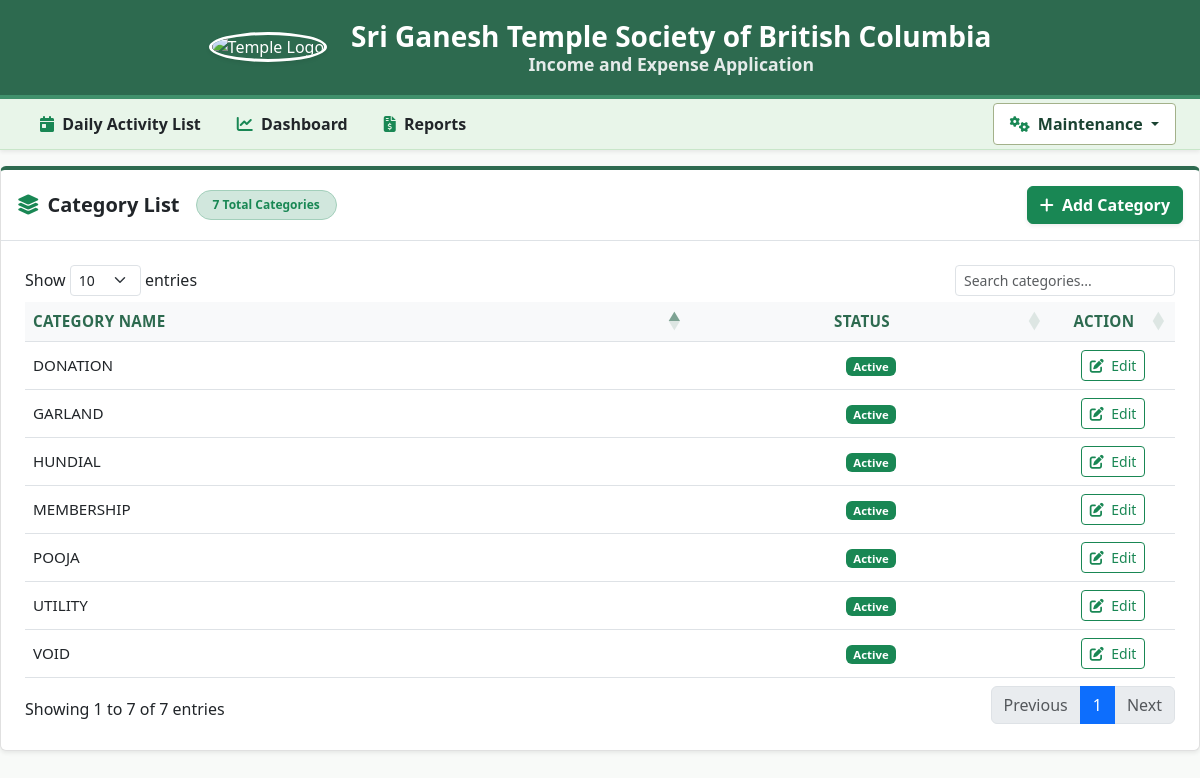
The app's page /maintenance/category, older data.
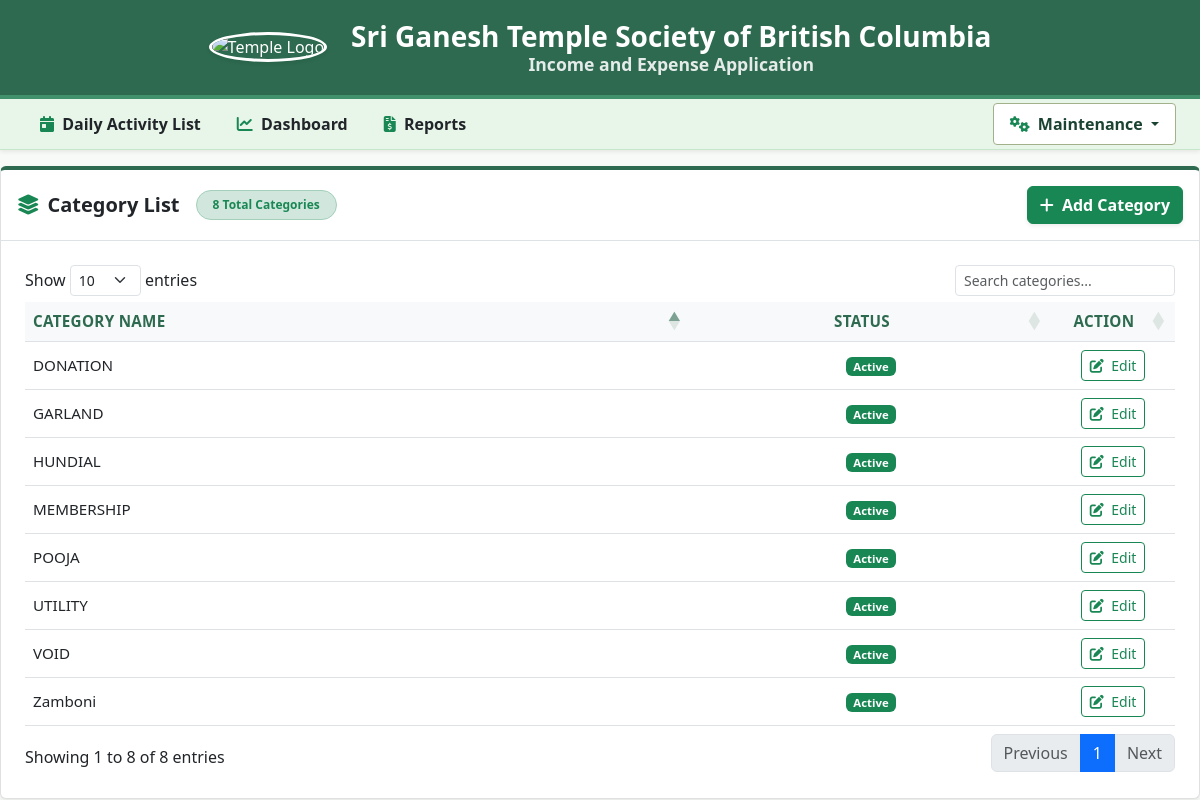
The same page, newer data.
### tables this page shows
CREATE TABLE category_lookup (
    category_lookup_id INTEGER PRIMARY KEY AUTOINCREMENT,
    category_name TEXT NOT NULL,
    is_active INTEGER DEFAULT 1
);

### app.py (the view)
@app.route('/maintenance/category')
def category_lookup_page():
    conn = get_db()
    edit_id = request.args.get('edit_id')
    editing_cat = None
    if edit_id:
        editing_cat = conn.execute("SELECT * FROM category_lookup WHERE category_lookup_id = ?", (edit_id,)).fetchone()
    categories = conn.execute("SELECT * FROM category_lookup ORDER BY category_name ASC").fetchall()
    conn.close()
    return render_template('category_lookup.html', categories=categories, editing_cat=editing_cat)

### app.py (called while the page is built)
def get_db():
    conn = sqlite3.connect(DATABASE)
    conn.row_factory = sqlite3.Row
    conn.execute("PRAGMA foreign_keys = ON;")
    return conn

### templates/category_lookup.html (shortened to what this page needs)
{% extends "base.html" %}
{% block content %}
<div class="row g-4">
    <div class="col-12">
        <div class="card card-sage shadow-sm">
            <div class="card-header bg-white py-3 border-bottom d-flex justify-content-between align-items-center">
                <div class="d-flex align-items-center gap-3">
                    <h5 class="card-title mb-0 fw-bold text-dark">
                        <i class="fa-solid fa-layer-group me-2 text-success"></i>Category List
                    </h5>
                    <span class="badge bg-success-subtle text-success border border-success-subtle px-3 py-2 rounded-pill fw-semibold">
                        {{ categories|length }} Total Categories
                    </span>
                </div>
                <button type="button" class="btn btn-success fw-bold shadow-sm" onclick="openAddForm()">
                    <i class="fa-solid fa-plus me-1"></i> Add Category
                </button>
            </div>
            <div class="card-body p-4">
                <div class="table-responsive">
                    <table id="categoryTable" class="table table-hover align-middle w-100">
                        <thead class="table-light border-bottom">
                            <tr>
                                <th scope="col" class="fw-bold">Category Name</th>
                                <th scope="col" class="fw-bold text-center">Status</th>
                                <th scope="col" class="fw-bold text-center" style="width: 90px;">Action</th>
                            </tr>
                        </thead>
                        <tbody>
                            {% for cat in categories %}
                            <tr>
                                <td class="text-dark fw-medium">{{ cat.category_name }}</td>
                                <td class="text-center">
                                    {% if cat.is_active == 1 %}
                                        <span class="badge bg-success">Active</span>
                                    {% else %}
                                        <span class="badge bg-secondary">Inactive</span>
                                    {% endif %}
                                </td>
                                <td class="text-center">
                                    <button type="button"
                                            class="btn btn-sm btn-outline-success edit-cat-btn"
                                            data-id="{{ cat.category_lookup_id }}"
                                            data-name="{{ cat.category_name }}"
                                            data-active="{{ cat.is_active }}"
                                            title="Edit Category">
                                        <i class="fa-solid fa-pen-to-square me-1"></i> Edit
                                    </button>
                                </td>
                            </tr>
                            {% endfor %}
                        </tbody>
                    </table>
                </div>
            </div>
        </div>
    </div>
</div>
{% endblock %}

Row changes from the older to the newer data that the page shows:
added category_lookup: category_name "Zamboni", is_active "Active"
Text that changed along with them:
{{ categories|length }}: "7" → "8"
text written by a page script: "Show entries Showing 1 to 7 of 7 entries Previous 1 Next" → "Show entries Showing 1 to 8 of 8 entries Previous 1 Next"
